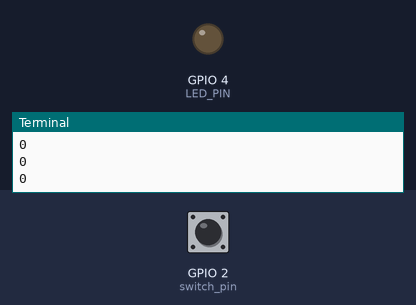
Recording of a program running on a simulated Raspberry Pi (BCM pin numbers). Parts: output pins drawn as LEDs (lit = HIGH), the last lines printed to the terminal. Inputs (shaded band) come from the test bench; at power-on: GPIO 2 (switch_pin) LOW.

Above: at 1.2 s.
1.3 s: GPIO 2 (switch_pin) pulled HIGH for 0.15 s
At 1.5 s:
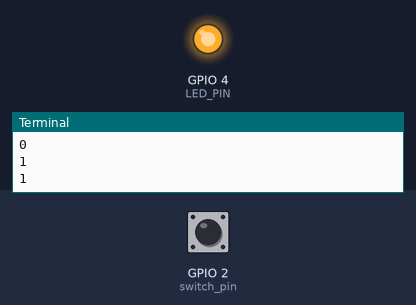
3.1 s: GPIO 2 (switch_pin) pulled HIGH for 3.2 s
At 6.7 s:
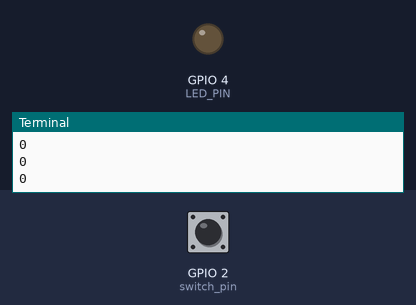
Timing chart, 0 to 8.2 s (numbered marks = the images above; inputs shaded):
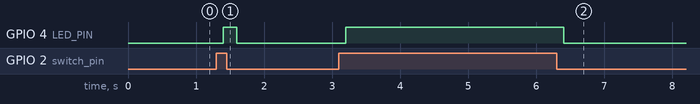

The program:

switch_LED.py
```python
import RPi.GPIO as GPIO
import time

LED_PIN = 4
switch_pin = 2

GPIO.setmode(GPIO.BCM)
GPIO.setup(LED_PIN, GPIO.OUT)
GPIO.setup(switch_pin, GPIO.IN, pull_up_down=GPIO.PUD_DOWN) #내부풀다운저항

try:
    while True:
        val = GPIO.input(switch_pin) #누르지 않은 경우 0, 눌렀을 때는 1
        print(val)
        time.sleep(0.1)
        GPIO.output(LED_PIN, val) #GPIO.HIGH (1), GPIO.LOW (0)
finally:
    GPIO.cleanup()
    print("cleanup and exit")
```

Measured:
- after the input at 1.3 s, GPIO 4 (LED_PIN): LOW → HIGH after 0.10 s, → LOW 0.20 s later
- after the input at 3.1 s, GPIO 4 (LED_PIN): LOW → HIGH after 0.10 s, → LOW 3.2 s later
